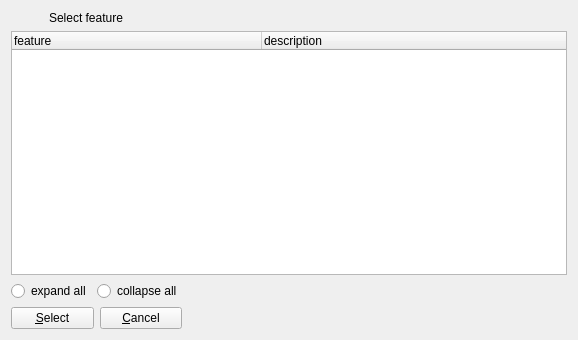
<?xml version="1.0" encoding="UTF-8"?>
<ui version="4.0">
 <class>feature_select_form</class>
 <widget class="QWidget" name="feature_select">
  <property name="geometry">
   <rect>
    <x>0</x>
    <y>0</y>
    <width>578</width>
    <height>340</height>
   </rect>
  </property>
  <property name="windowTitle">
   <string>Features</string>
  </property>
  <layout class="QGridLayout" name="gridLayout">
   <item row="1" column="0" colspan="2">
    <widget class="QTreeWidget" name="feature">
     <property name="itemsExpandable">
      <bool>true</bool>
     </property>
     <property name="action" stdset="0">
      <string notr="true">FeatureHierarchyRequest feature {id=1}</string>
     </property>
     <attribute name="headerDefaultSectionSize">
      <number>250</number>
     </attribute>
     <column>
      <property name="text">
       <string>feature</string>
      </property>
     </column>
     <column>
      <property name="text">
       <string>description</string>
      </property>
     </column>
    </widget>
   </item>
   <item row="2" column="0">
    <layout class="QHBoxLayout" name="horizontalLayout_2">
     <item>
      <widget class="QRadioButton" name="radioButton">
       <property name="text">
        <string>expand all</string>
       </property>
      </widget>
     </item>
     <item>
      <widget class="QRadioButton" name="radioButton_2">
       <property name="text">
        <string>collapse all</string>
       </property>
      </widget>
     </item>
    </layout>
   </item>
   <item row="2" column="1">
    <spacer name="horizontalSpacer">
     <property name="orientation">
      <enum>Qt::Horizontal</enum>
     </property>
     <property name="sizeHint" stdset="0">
      <size>
       <width>40</width>
       <height>20</height>
      </size>
     </property>
    </spacer>
   </item>
   <item row="4" column="0">
    <layout class="QHBoxLayout" name="horizontalLayout">
     <item>
      <widget class="QPushButton" name="select">
       <property name="text">
        <string>&amp;Select</string>
       </property>
       <property name="form" stdset="0">
        <string notr="true">feature_add</string>
       </property>
      </widget>
     </item>
     <item>
      <widget class="QPushButton" name="cancel">
       <property name="text">
        <string>&amp;Cancel</string>
       </property>
       <property name="action" stdset="0">
        <string notr="true">deleteFeature feature {id={feature.selected}}</string>
       </property>
       <property name="form" stdset="0">
        <string notr="true">_CLOSE_</string>
       </property>
      </widget>
     </item>
    </layout>
   </item>
   <item row="0" column="0" colspan="2">
    <layout class="QHBoxLayout" name="horizontalLayout_3">
     <item>
      <widget class="QLabel" name="label_2">
       <property name="maximumSize">
        <size>
         <width>32</width>
         <height>32</height>
        </size>
       </property>
       <property name="text">
        <string/>
       </property>
       <property name="pixmap">
        <pixmap resource="../configurator.qrc">:/images/chart_organisation.png</pixmap>
       </property>
      </widget>
     </item>
     <item>
      <widget class="QLabel" name="label">
       <property name="text">
        <string>Select feature</string>
       </property>
      </widget>
     </item>
    </layout>
   </item>
  </layout>
 </widget>
 <tabstops>
  <tabstop>feature</tabstop>
  <tabstop>radioButton</tabstop>
  <tabstop>radioButton_2</tabstop>
  <tabstop>select</tabstop>
  <tabstop>cancel</tabstop>
 </tabstops>
 <resources>
  <include location="../configurator.qrc"/>
 </resources>
 <connections>
  <connection>
   <sender>radioButton</sender>
   <signal>toggled(bool)</signal>
   <receiver>feature</receiver>
   <slot>expandAll()</slot>
   <hints>
    <hint type="sourcelabel">
     <x>65</x>
     <y>297</y>
    </hint>
    <hint type="destinationlabel">
     <x>56</x>
     <y>222</y>
    </hint>
   </hints>
  </connection>
  <connection>
   <sender>radioButton_2</sender>
   <signal>toggled(bool)</signal>
   <receiver>feature</receiver>
   <slot>collapseAll()</slot>
   <hints>
    <hint type="sourcelabel">
     <x>398</x>
     <y>297</y>
    </hint>
    <hint type="destinationlabel">
     <x>178</x>
     <y>216</y>
    </hint>
   </hints>
  </connection>
 </connections>
</ui>
